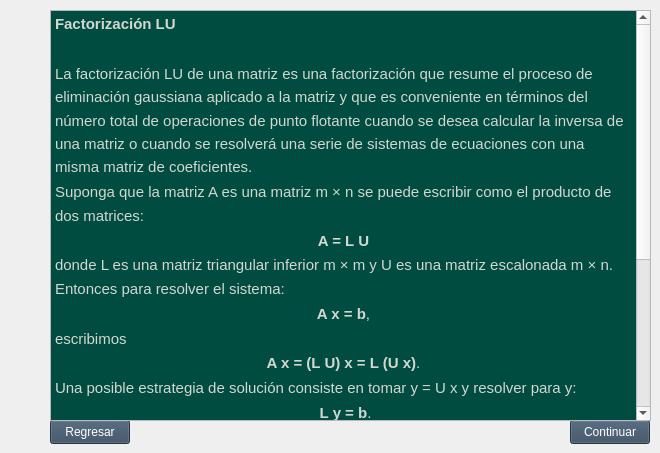
  <widget class="QWidget" name="centralwidget">
   <widget class="QPushButton" name="pushButton">
    <property name="geometry">
     <rect>
      <x>50</x>
      <y>420</y>
      <width>80</width>
      <height>24</height>
     </rect>
    </property>
    <property name="palette">
     <palette>
      <active>
       <colorrole role="WindowText">
        <brush brushstyle="SolidPattern">
         <color alpha="255">
          <red>255</red>
          <green>255</green>
          <blue>255</blue>
         </color>
        </brush>
       </colorrole>
       <colorrole role="Button">
        <brush brushstyle="SolidPattern">
         <color alpha="255">
          <red>53</red>
          <green>73</green>
          <blue>94</blue>
         </color>
        </brush>
       </colorrole>
       <colorrole role="Light">
        <brush brushstyle="SolidPattern">
         <color alpha="255">
          <red>79</red>
          <green>109</green>
          <blue>141</blue>
         </color>
        </brush>
       </colorrole>
       <colorrole role="Midlight">
        <brush brushstyle="SolidPattern">
         <color alpha="255">
          <red>66</red>
          <green>91</green>
          <blue>117</blue>
         </color>
        </brush>
       </colorrole>
       <colorrole role="Dark">
        <brush brushstyle="SolidPattern">
         <color alpha="255">
          <red>26</red>
          <green>36</green>
          <blue>47</blue>
         </color>
        </brush>
       </colorrole>
       <colorrole role="Mid">
        <brush brushstyle="SolidPattern">
         <color alpha="255">
          <red>35</red>
          <green>48</green>
          <blue>62</blue>
         </color>
        </brush>
       </colorrole>
       <colorrole role="Text">
        <brush brushstyle="SolidPattern">
         <color alpha="255">
          <red>255</red>
          <green>255</green>
          <blue>255</blue>
         </color>
        </brush>
       </colorrole>
       <colorrole role="BrightText">
        <brush brushstyle="SolidPattern">
         <color alpha="255">
          <red>255</red>
          <green>255</green>
          <blue>255</blue>
         </color>
        </brush>
       </colorrole>
       <colorrole role="ButtonText">
        <brush brushstyle="SolidPattern">
         <color alpha="255">
          <red>255</red>
          <green>255</green>
          <blue>255</blue>
         </color>
        </brush>
       </colorrole>
       <colorrole role="Base">
        <brush brushstyle="SolidPattern">
         <color alpha="255">
          <red>0</red>
          <green>0</green>
          <blue>0</blue>
         </color>
        </brush>
       </colorrole>
       <colorrole role="Window">
        <brush brushstyle="SolidPattern">
         <color alpha="255">
          <red>53</red>
          <green>73</green>
          <blue>94</blue>
         </color>
        </brush>
       </colorrole>
       <colorrole role="Shadow">
        <brush brushstyle="SolidPattern">
         <color alpha="255">
          <red>0</red>
          <green>0</green>
          <blue>0</blue>
         </color>
        </brush>
       </colorrole>
       <colorrole role="AlternateBase">
        <brush brushstyle="SolidPattern">
         <color alpha="255">
          <red>26</red>
          <green>36</green>
          <blue>47</blue>
         </color>
        </brush>
       </colorrole>
       <colorrole role="ToolTipBase">
        <brush brushstyle="SolidPattern">
         <color alpha="255">
          <red>255</red>
          <green>255</green>
          <blue>220</blue>
         </color>
        </brush>
       </colorrole>
       <colorrole role="ToolTipText">
        <brush brushstyle="SolidPattern">
         <color alpha="255">
          <red>0</red>
          <green>0</green>
          <blue>0</blue>
         </color>
        </brush>
       </colorrole>
       <colorrole role="PlaceholderText">
        <brush brushstyle="SolidPattern">
         <color alpha="128">
          <red>255</red>
          <green>255</green>
          <blue>255</blue>
         </color>
        </brush>
       </colorrole>
      </active>
      <inactive>
       <colorrole role="WindowText">
        <brush brushstyle="SolidPattern">
         <color alpha="255">
          <red>255</red>
          <green>255</green>
          <blue>255</blue>
         </color>
        </brush>
       </colorrole>
       <colorrole role="Button">
        <brush brushstyle="SolidPattern">
         <color alpha="255">
          <red>53</red>
          <green>73</green>
          <blue>94</blue>
         </color>
        </brush>
       </colorrole>
       <colorrole role="Light">
        <brush brushstyle="SolidPattern">
         <color alpha="255">
          <red>79</red>
          <green>109</green>
          <blue>141</blue>
         </color>
        </brush>
       </colorrole>
       <colorrole role="Midlight">
        <brush brushstyle="SolidPattern">
         <color alpha="255">
          <red>66</red>
          <green>91</green>
          <blue>117</blue>
         </color>
        </brush>
       </colorrole>
       <colorrole role="Dark">
        <brush brushstyle="SolidPattern">
         <color alpha="255">
          <red>26</red>
          <green>36</green>
          <blue>47</blue>
         </color>
        </brush>
       </colorrole>
       <colorrole role="Mid">
        <brush brushstyle="SolidPattern">
         <color alpha="255">
          <red>35</red>
          <green>48</green>
          <blue>62</blue>
         </color>
        </brush>
       </colorrole>
       <colorrole role="Text">
        <brush brushstyle="SolidPattern">
         <color alpha="255">
          <red>255</red>
          <green>255</green>
          <blue>255</blue>
         </color>
        </brush>
       </colorrole>
       <colorrole role="BrightText">
        <brush brushstyle="SolidPattern">
         <color alpha="255">
          <red>255</red>
          <green>255</green>
          <blue>255</blue>
         </color>
        </brush>
       </colorrole>
       <colorrole role="ButtonText">
        <brush brushstyle="SolidPattern">
         <color alpha="255">
          <red>255</red>
          <green>255</green>
          <blue>255</blue>
         </color>
        </brush>
       </colorrole>
       <colorrole role="Base">
        <brush brushstyle="SolidPattern">
         <color alpha="255">
          <red>0</red>
          <green>0</green>
          <blue>0</blue>
         </color>
        </brush>
       </colorrole>
       <colorrole role="Window">
        <brush brushstyle="SolidPattern">
         <color alpha="255">
          <red>53</red>
          <green>73</green>
          <blue>94</blue>
         </color>
        </brush>
       </colorrole>
       <colorrole role="Shadow">
        <brush brushstyle="SolidPattern">
         <color alpha="255">
          <red>0</red>
          <green>0</green>
          <blue>0</blue>
         </color>
        </brush>
       </colorrole>
       <colorrole role="AlternateBase">
        <brush brushstyle="SolidPattern">
         <color alpha="255">
          <red>26</red>
          <green>36</green>
          <blue>47</blue>
         </color>
        </brush>
       </colorrole>
       <colorrole role="ToolTipBase">
        <brush brushstyle="SolidPattern">
         <color alpha="255">
          <red>255</red>
          <green>255</green>
          <blue>220</blue>
         </color>
        </brush>
       </colorrole>
       <colorrole role="ToolTipText">
        <brush brushstyle="SolidPattern">
         <color alpha="255">
          <red>0</red>
          <green>0</green>
          <blue>0</blue>
         </color>
        </brush>
       </colorrole>
       <colorrole role="PlaceholderText">
        <brush brushstyle="SolidPattern">
         <color alpha="128">
          <red>255</red>
          <green>255</green>
          <blue>255</blue>
         </color>
        </brush>
       </colorrole>
      </inactive>
      <disabled>
       <colorrole role="WindowText">
        <brush brushstyle="SolidPattern">
         <color alpha="255">
          <red>26</red>
          <green>36</green>
          <blue>47</blue>
         </color>
        </brush>
       </colorrole>
       <colorrole role="Button">
        <brush brushstyle="SolidPattern">
         <color alpha="255">
          <red>53</red>
          <green>73</green>
          <blue>94</blue>
         </color>
        </brush>
       </colorrole>
       <colorrole role="Light">
        <brush brushstyle="SolidPattern">
         <color alpha="255">
          <red>79</red>
          <green>109</green>
          <blue>141</blue>
         </color>
        </brush>
       </colorrole>
       <colorrole role="Midlight">
        <brush brushstyle="SolidPattern">
         <color alpha="255">
          <red>66</red>
          <green>91</green>
          <blue>117</blue>
         </color>
        </brush>
       </colorrole>
       <colorrole role="Dark">
        <brush brushstyle="SolidPattern">
         <color alpha="255">
          <red>26</red>
          <green>36</green>
          <blue>47</blue>
         </color>
        </brush>
       </colorrole>
       <colorrole role="Mid">
        <brush brushstyle="SolidPattern">
         <color alpha="255">
          <red>35</red>
          <green>48</green>
          <blue>62</blue>
         </color>
        </brush>
       </colorrole>
       <colorrole role="Text">
        <brush brushstyle="SolidPattern">
         <color alpha="255">
          <red>26</red>
          <green>36</green>
          <blue>47</blue>
         </color>
        </brush>
       </colorrole>
       <colorrole role="BrightText">
        <brush brushstyle="SolidPattern">
         <color alpha="255">
          <red>255</red>
          <green>255</green>
          <blue>255</blue>
         </color>
        </brush>
       </colorrole>
       <colorrole role="ButtonText">
        <brush brushstyle="SolidPattern">
         <color alpha="255">
          <red>26</red>
          <green>36</green>
          <blue>47</blue>
         </color>
        </brush>
       </colorrole>
       <colorrole role="Base">
        <brush brushstyle="SolidPattern">
         <color alpha="255">
          <red>53</red>
          <green>73</green>
          <blue>94</blue>
         </color>
        </brush>
       </colorrole>
       <colorrole role="Window">
        <brush brushstyle="SolidPattern">
         <color alpha="255">
          <red>53</red>
          <green>73</green>
          <blue>94</blue>
         </color>
        </brush>
       </colorrole>
       <colorrole role="Shadow">
        <brush brushstyle="SolidPattern">
         <color alpha="255">
          <red>0</red>
          <green>0</green>
          <blue>0</blue>
         </color>
        </brush>
       </colorrole>
       <colorrole role="AlternateBase">
        <brush brushstyle="SolidPattern">
         <color alpha="255">
          <red>53</red>
          <green>73</green>
          <blue>94</blue>
         </color>
        </brush>
       </colorrole>
       <colorrole role="ToolTipBase">
        <brush brushstyle="SolidPattern">
         <color alpha="255">
          <red>255</red>
          <green>255</green>
          <blue>220</blue>
         </color>
        </brush>
       </colorrole>
       <colorrole role="ToolTipText">
        <brush brushstyle="SolidPattern">
         <color alpha="255">
          <red>0</red>
          <green>0</green>
          <blue>0</blue>
         </color>
        </brush>
       </colorrole>
       <colorrole role="PlaceholderText">
        <brush brushstyle="SolidPattern">
         <color alpha="128">
          <red>255</red>
          <green>255</green>
          <blue>255</blue>
         </color>
        </brush>
       </colorrole>
      </disabled>
     </palette>
    </property>
    <property name="text">
     <string>Regresar</string>
    </property>
   </widget>
   <widget class="QPushButton" name="pushButton_2">
    <property name="geometry">
     <rect>
      <x>570</x>
      <y>420</y>
      <width>80</width>
      <height>24</height>
     </rect>
    </property>
    <property name="palette">
     <palette>
      <active>
       <colorrole role="WindowText">
        <brush brushstyle="SolidPattern">
         <color alpha="255">
          <red>255</red>
          <green>255</green>
          <blue>255</blue>
         </color>
        </brush>
       </colorrole>
       <colorrole role="Button">
        <brush brushstyle="SolidPattern">
         <color alpha="255">
          <red>53</red>
          <green>73</green>
          <blue>94</blue>
         </color>
        </brush>
       </colorrole>
       <colorrole role="Light">
        <brush brushstyle="SolidPattern">
         <color alpha="255">
          <red>79</red>
          <green>109</green>
          <blue>141</blue>
         </color>
        </brush>
       </colorrole>
       <colorrole role="Midlight">
        <brush brushstyle="SolidPattern">
         <color alpha="255">
          <red>66</red>
          <green>91</green>
          <blue>117</blue>
         </color>
        </brush>
       </colorrole>
       <colorrole role="Dark">
        <brush brushstyle="SolidPattern">
         <color alpha="255">
          <red>26</red>
          <green>36</green>
          <blue>47</blue>
         </color>
        </brush>
       </colorrole>
       <colorrole role="Mid">
        <brush brushstyle="SolidPattern">
         <color alpha="255">
          <red>35</red>
          <green>48</green>
          <blue>62</blue>
         </color>
        </brush>
       </colorrole>
       <colorrole role="Text">
        <brush brushstyle="SolidPattern">
         <color alpha="255">
          <red>255</red>
          <green>255</green>
          <blue>255</blue>
         </color>
        </brush>
       </colorrole>
       <colorrole role="BrightText">
        <brush brushstyle="SolidPattern">
         <color alpha="255">
          <red>255</red>
          <green>255</green>
          <blue>255</blue>
         </color>
        </brush>
       </colorrole>
       <colorrole role="ButtonText">
        <brush brushstyle="SolidPattern">
         <color alpha="255">
          <red>255</red>
          <green>255</green>
          <blue>255</blue>
         </color>
        </brush>
       </colorrole>
       <colorrole role="Base">
        <brush brushstyle="SolidPattern">
         <color alpha="255">
          <red>0</red>
          <green>0</green>
          <blue>0</blue>
         </color>
        </brush>
       </colorrole>
       <colorrole role="Window">
        <brush brushstyle="SolidPattern">
         <color alpha="255">
          <red>53</red>
          <green>73</green>
          <blue>94</blue>
         </color>
        </brush>
       </colorrole>
       <colorrole role="Shadow">
        <brush brushstyle="SolidPattern">
         <color alpha="255">
          <red>0</red>
          <green>0</green>
          <blue>0</blue>
         </color>
        </brush>
       </colorrole>
       <colorrole role="AlternateBase">
        <brush brushstyle="SolidPattern">
         <color alpha="255">
          <red>26</red>
          <green>36</green>
          <blue>47</blue>
         </color>
        </brush>
       </colorrole>
       <colorrole role="ToolTipBase">
        <brush brushstyle="SolidPattern">
         <color alpha="255">
          <red>255</red>
          <green>255</green>
          <blue>220</blue>
         </color>
        </brush>
       </colorrole>
       <colorrole role="ToolTipText">
        <brush brushstyle="SolidPattern">
         <color alpha="255">
          <red>0</red>
          <green>0</green>
          <blue>0</blue>
         </color>
        </brush>
       </colorrole>
       <colorrole role="PlaceholderText">
        <brush brushstyle="SolidPattern">
         <color alpha="128">
          <red>255</red>
          <green>255</green>
          <blue>255</blue>
         </color>
        </brush>
       </colorrole>
      </active>
      <inactive>
       <colorrole role="WindowText">
        <brush brushstyle="SolidPattern">
         <color alpha="255">
          <red>255</red>
          <green>255</green>
          <blue>255</blue>
         </color>
        </brush>
       </colorrole>
       <colorrole role="Button">
        <brush brushstyle="SolidPattern">
         <color alpha="255">
          <red>53</red>
          <green>73</green>
          <blue>94</blue>
         </color>
        </brush>
       </colorrole>
       <colorrole role="Light">
        <brush brushstyle="SolidPattern">
         <color alpha="255">
          <red>79</red>
          <green>109</green>
          <blue>141</blue>
         </color>
        </brush>
       </colorrole>
       <colorrole role="Midlight">
        <brush brushstyle="SolidPattern">
         <color alpha="255">
          <red>66</red>
          <green>91</green>
          <blue>117</blue>
         </color>
        </brush>
       </colorrole>
       <colorrole role="Dark">
        <brush brushstyle="SolidPattern">
         <color alpha="255">
          <red>26</red>
          <green>36</green>
          <blue>47</blue>
         </color>
        </brush>
       </colorrole>
       <colorrole role="Mid">
        <brush brushstyle="SolidPattern">
         <color alpha="255">
          <red>35</red>
          <green>48</green>
          <blue>62</blue>
         </color>
        </brush>
       </colorrole>
       <colorrole role="Text">
        <brush brushstyle="SolidPattern">
         <color alpha="255">
          <red>255</red>
          <green>255</green>
          <blue>255</blue>
         </color>
        </brush>
       </colorrole>
       <colorrole role="BrightText">
        <brush brushstyle="SolidPattern">
         <color alpha="255">
          <red>255</red>
          <green>255</green>
          <blue>255</blue>
         </color>
        </brush>
       </colorrole>
       <colorrole role="ButtonText">
        <brush brushstyle="SolidPattern">
         <color alpha="255">
          <red>255</red>
          <green>255</green>
          <blue>255</blue>
         </color>
        </brush>
       </colorrole>
       <colorrole role="Base">
        <brush brushstyle="SolidPattern">
         <color alpha="255">
          <red>0</red>
          <green>0</green>
          <blue>0</blue>
         </color>
        </brush>
       </colorrole>
       <colorrole role="Window">
        <brush brushstyle="SolidPattern">
         <color alpha="255">
          <red>53</red>
          <green>73</green>
          <blue>94</blue>
         </color>
        </brush>
       </colorrole>
       <colorrole role="Shadow">
        <brush brushstyle="SolidPattern">
         <color alpha="255">
          <red>0</red>
          <green>0</green>
          <blue>0</blue>
         </color>
        </brush>
       </colorrole>
       <colorrole role="AlternateBase">
        <brush brushstyle="SolidPattern">
         <color alpha="255">
          <red>26</red>
          <green>36</green>
          <blue>47</blue>
         </color>
        </brush>
       </colorrole>
       <colorrole role="ToolTipBase">
        <brush brushstyle="SolidPattern">
         <color alpha="255">
          <red>255</red>
          <green>255</green>
          <blue>220</blue>
         </color>
        </brush>
       </colorrole>
       <colorrole role="ToolTipText">
        <brush brushstyle="SolidPattern">
         <color alpha="255">
          <red>0</red>
          <green>0</green>
          <blue>0</blue>
         </color>
        </brush>
       </colorrole>
       <colorrole role="PlaceholderText">
        <brush brushstyle="SolidPattern">
         <color alpha="128">
          <red>255</red>
          <green>255</green>
          <blue>255</blue>
         </color>
        </brush>
       </colorrole>
      </inactive>
      <disabled>
       <colorrole role="WindowText">
        <brush brushstyle="SolidPattern">
         <color alpha="255">
          <red>26</red>
          <green>36</green>
          <blue>47</blue>
         </color>
        </brush>
       </colorrole>
       <colorrole role="Button">
        <brush brushstyle="SolidPattern">
         <color alpha="255">
          <red>53</red>
          <green>73</green>
          <blue>94</blue>
         </color>
        </brush>
       </colorrole>
       <colorrole role="Light">
        <brush brushstyle="SolidPattern">
         <color alpha="255">
          <red>79</red>
          <green>109</green>
          <blue>141</blue>
         </color>
        </brush>
       </colorrole>
       <colorrole role="Midlight">
        <brush brushstyle="SolidPattern">
         <color alpha="255">
          <red>66</red>
          <green>91</green>
          <blue>117</blue>
         </color>
        </brush>
       </colorrole>
       <colorrole role="Dark">
        <brush brushstyle="SolidPattern">
         <color alpha="255">
          <red>26</red>
          <green>36</green>
          <blue>47</blue>
         </color>
        </brush>
       </colorrole>
       <colorrole role="Mid">
        <brush brushstyle="SolidPattern">
         <color alpha="255">
          <red>35</red>
          <green>48</green>
          <blue>62</blue>
         </color>
        </brush>
       </colorrole>
       <colorrole role="Text">
        <brush brushstyle="SolidPattern">
         <color alpha="255">
          <red>26</red>
          <green>36</green>
          <blue>47</blue>
         </color>
        </brush>
       </colorrole>
       <colorrole role="BrightText">
        <brush brushstyle="SolidPattern">
         <color alpha="255">
          <red>255</red>
          <green>255</green>
          <blue>255</blue>
         </color>
        </brush>
       </colorrole>
       <colorrole role="ButtonText">
        <brush brushstyle="SolidPattern">
         <color alpha="255">
          <red>26</red>
          <green>36</green>
          <blue>47</blue>
         </color>
        </brush>
       </colorrole>
       <colorrole role="Base">
        <brush brushstyle="SolidPattern">
         <color alpha="255">
          <red>53</red>
          <green>73</green>
          <blue>94</blue>
         </color>
        </brush>
       </colorrole>
       <colorrole role="Window">
        <brush brushstyle="SolidPattern">
         <color alpha="255">
          <red>53</red>
          <green>73</green>
          <blue>94</blue>
         </color>
        </brush>
       </colorrole>
       <colorrole role="Shadow">
        <brush brushstyle="SolidPattern">
         <color alpha="255">
          <red>0</red>
          <green>0</green>
          <blue>0</blue>
         </color>
        </brush>
       </colorrole>
       <colorrole role="AlternateBase">
        <brush brushstyle="SolidPattern">
         <color alpha="255">
          <red>53</red>
          <green>73</green>
          <blue>94</blue>
         </color>
        </brush>
       </colorrole>
       <colorrole role="ToolTipBase">
        <brush brushstyle="SolidPattern">
         <color alpha="255">
          <red>255</red>
          <green>255</green>
          <blue>220</blue>
         </color>
        </brush>
       </colorrole>
       <colorrole role="ToolTipText">
        <brush brushstyle="SolidPattern">
         <color alpha="255">
          <red>0</red>
          <green>0</green>
          <blue>0</blue>
         </color>
        </brush>
       </colorrole>
       <colorrole role="PlaceholderText">
        <brush brushstyle="SolidPattern">
         <color alpha="128">
          <red>255</red>
          <green>255</green>
          <blue>255</blue>
         </color>
        </brush>
       </colorrole>
      </disabled>
     </palette>
    </property>
    <property name="text">
     <string>Continuar</string>
    </property>
   </widget>
   <widget class="QTextBrowser" name="textBrowser">
    <property name="geometry">
     <rect>
      <x>50</x>
      <y>10</y>
      <width>601</width>
      <height>411</height>
     </rect>
    </property>
    <property name="palette">
     <palette>
      <active>
       <colorrole role="Base">
        <brush brushstyle="SolidPattern">
         <color alpha="255">
          <red>0</red>
          <green>76</green>
          <blue>64</blue>
         </color>
        </brush>
       </colorrole>
       <colorrole role="Shadow">
        <brush brushstyle="SolidPattern">
         <color alpha="255">
          <red>0</red>
          <green>76</green>
          <blue>64</blue>
         </color>
        </brush>
       </colorrole>
       <colorrole role="ToolTipText">
        <brush brushstyle="SolidPattern">
         <color alpha="255">
          <red>0</red>
          <green>76</green>
          <blue>64</blue>
         </color>
        </brush>
       </colorrole>
      </active>
      <inactive>
       <colorrole role="Base">
        <brush brushstyle="SolidPattern">
         <color alpha="255">
          <red>0</red>
          <green>76</green>
          <blue>64</blue>
         </color>
        </brush>
       </colorrole>
       <colorrole role="Shadow">
        <brush brushstyle="SolidPattern">
         <color alpha="255">
          <red>0</red>
          <green>76</green>
          <blue>64</blue>
         </color>
        </brush>
       </colorrole>
       <colorrole role="ToolTipText">
        <brush brushstyle="SolidPattern">
         <color alpha="255">
          <red>0</red>
          <green>76</green>
          <blue>64</blue>
         </color>
        </brush>
       </colorrole>
      </inactive>
      <disabled>
       <colorrole role="Base">
        <brush brushstyle="SolidPattern">
         <color alpha="255">
          <red>0</red>
          <green>76</green>
          <blue>64</blue>
         </color>
        </brush>
       </colorrole>
       <colorrole role="Shadow">
        <brush brushstyle="SolidPattern">
         <color alpha="255">
          <red>0</red>
          <green>76</green>
          <blue>64</blue>
         </color>
        </brush>
       </colorrole>
       <colorrole role="ToolTipText">
        <brush brushstyle="SolidPattern">
         <color alpha="255">
          <red>0</red>
          <green>76</green>
          <blue>64</blue>
         </color>
        </brush>
       </colorrole>
      </disabled>
     </palette>
    </property>
    <property name="html">
     <string>&lt;!DOCTYPE HTML PUBLIC &quot;-//W3C//DTD HTML 4.0//EN&quot; &quot;http://www.w3.org/TR/REC-html40/strict.dtd&quot;&gt;
&lt;html&gt;&lt;head&gt;&lt;meta name=&quot;qrichtext&quot; content=&quot;1&quot; /&gt;&lt;style type=&quot;text/css&quot;&gt;
p, li { white-space: pre-wrap; }
&lt;/style&gt;&lt;/head&gt;&lt;body style=&quot; font-family:'Ubuntu'; font-size:10pt; font-weight:400; font-style:normal;&quot;&gt;
&lt;p align=&quot;justify&quot; style=&quot; margin-top:0px; margin-bottom:0px; margin-left:0px; margin-right:0px; -qt-block-indent:0; text-indent:0px; line-height:138%;&quot;&gt;&lt;a name=&quot;docs-internal-guid-99d43a80-7fff-26ce-e9e0-8e3b01bc2072&quot;&gt;&lt;/a&gt;&lt;span style=&quot; font-family:'Roboto','sans-serif'; font-size:11pt; font-weight:600; color:#d3d7cf; background-color:transparent;&quot;&gt;F&lt;/span&gt;&lt;span style=&quot; font-family:'Roboto','sans-serif'; font-size:11pt; font-weight:600; color:#d3d7cf; background-color:transparent;&quot;&gt;actorización LU&lt;/span&gt;&lt;/p&gt;
&lt;p align=&quot;justify&quot; style=&quot;-qt-paragraph-type:empty; margin-top:0px; margin-bottom:0px; margin-left:0px; margin-right:0px; -qt-block-indent:0; text-indent:0px; line-height:138%; font-family:'Roboto','sans-serif'; font-size:11pt; font-weight:600; color:#d3d7cf;&quot;&gt;&lt;br /&gt;&lt;/p&gt;
&lt;p style=&quot; margin-top:0px; margin-bottom:0px; margin-left:0px; margin-right:0px; -qt-block-indent:0; text-indent:0px; line-height:138%;&quot;&gt;&lt;span style=&quot; font-family:'Roboto','sans-serif'; font-size:11pt; color:#d3d7cf; background-color:transparent;&quot;&gt;La factorización LU de una matriz es una factorización que resume el proceso de eliminación gaussiana aplicado a la matriz y que es conveniente en términos del número total de operaciones de punto flotante cuando se desea calcular la inversa de una matriz o cuando se resolverá una serie de sistemas de ecuaciones con una misma matriz de coeficientes.&lt;/span&gt;&lt;/p&gt;
&lt;p style=&quot; margin-top:0px; margin-bottom:0px; margin-left:0px; margin-right:0px; -qt-block-indent:0; text-indent:0px; line-height:138%;&quot;&gt;&lt;span style=&quot; font-family:'Roboto','sans-serif'; font-size:11pt; color:#d3d7cf; background-color:transparent;&quot;&gt;Suponga que la matriz A es una matriz m × n se puede escribir como el producto de dos matrices:&lt;/span&gt;&lt;/p&gt;
&lt;p align=&quot;center&quot; style=&quot; margin-top:0px; margin-bottom:0px; margin-left:0px; margin-right:0px; -qt-block-indent:0; text-indent:0px; line-height:138%;&quot;&gt;&lt;span style=&quot; font-family:'Roboto','sans-serif'; font-size:11pt; font-weight:696; color:#d3d7cf; background-color:transparent;&quot;&gt;A = L U&lt;/span&gt;&lt;/p&gt;
&lt;p style=&quot; margin-top:0px; margin-bottom:0px; margin-left:0px; margin-right:0px; -qt-block-indent:0; text-indent:0px; line-height:138%;&quot;&gt;&lt;span style=&quot; font-family:'Roboto','sans-serif'; font-size:11pt; color:#d3d7cf; background-color:transparent;&quot;&gt;donde L es una matriz triangular inferior m × m y U es una matriz escalonada m × n. Entonces para resolver el sistema:&lt;/span&gt;&lt;/p&gt;
&lt;p align=&quot;center&quot; style=&quot; margin-top:0px; margin-bottom:0px; margin-left:0px; margin-right:0px; -qt-block-indent:0; text-indent:0px; line-height:138%;&quot;&gt;&lt;span style=&quot; font-family:'Roboto','sans-serif'; font-size:11pt; font-weight:696; color:#d3d7cf; background-color:transparent;&quot;&gt;A x = b&lt;/span&gt;&lt;span style=&quot; font-family:'Roboto','sans-serif'; font-size:11pt; color:#d3d7cf; background-color:transparent;&quot;&gt;,&lt;/span&gt;&lt;/p&gt;
&lt;p style=&quot; margin-top:0px; margin-bottom:0px; margin-left:0px; margin-right:0px; -qt-block-indent:0; text-indent:0px; line-height:138%;&quot;&gt;&lt;span style=&quot; font-family:'Roboto','sans-serif'; font-size:11pt; color:#d3d7cf; background-color:transparent;&quot;&gt;escribimos&lt;/span&gt;&lt;/p&gt;
&lt;p align=&quot;center&quot; style=&quot; margin-top:0px; margin-bottom:0px; margin-left:0px; margin-right:0px; -qt-block-indent:0; text-indent:0px; line-height:138%;&quot;&gt;&lt;span style=&quot; font-family:'Roboto','sans-serif'; font-size:11pt; font-weight:696; color:#d3d7cf; background-color:transparent;&quot;&gt;A x = (L U) x = L (U x)&lt;/span&gt;&lt;span style=&quot; font-family:'Roboto','sans-serif'; font-size:11pt; color:#d3d7cf; background-color:transparent;&quot;&gt;.&lt;/span&gt;&lt;/p&gt;
&lt;p style=&quot; margin-top:0px; margin-bottom:0px; margin-left:0px; margin-right:0px; -qt-block-indent:0; text-indent:0px; line-height:138%;&quot;&gt;&lt;span style=&quot; font-family:'Roboto','sans-serif'; font-size:11pt; color:#d3d7cf; background-color:transparent;&quot;&gt;Una posible estrategia de solución consiste en tomar y = U x y resolver para y:&lt;/span&gt;&lt;/p&gt;
&lt;p align=&quot;center&quot; style=&quot; margin-top:0px; margin-bottom:0px; margin-left:0px; margin-right:0px; -qt-block-indent:0; text-indent:0px; line-height:138%;&quot;&gt;&lt;span style=&quot; font-family:'Roboto','sans-serif'; font-size:11pt; color:#d3d7cf; background-color:transparent;&quot;&gt; &lt;/span&gt;&lt;span style=&quot; font-family:'Roboto','sans-serif'; font-size:11pt; font-weight:696; color:#d3d7cf; background-color:transparent;&quot;&gt;L y = b&lt;/span&gt;&lt;span style=&quot; font-family:'Roboto','sans-serif'; font-size:11pt; color:#d3d7cf; background-color:transparent;&quot;&gt;.&lt;/span&gt;&lt;/p&gt;
&lt;p style=&quot; margin-top:0px; margin-bottom:0px; margin-left:0px; margin-right:0px; -qt-block-indent:0; text-indent:0px; line-height:138%;&quot;&gt;&lt;span style=&quot; font-family:'Roboto','sans-serif'; font-size:11pt; color:#d3d7cf; background-color:transparent;&quot;&gt;Como la matriz L es triangular superior este sistema puede resolverse mediante sustitución hacia abajo, lo cual se hace fácilmente en m2 FLOPS(del inglés floating point operations per second). Una vez con los valores encontrados de y, las incógnitas al sistema inicial se resuelven despejando x de U x = y. Nuevamente, como U es escalonada, este sistema puede resolverse en caso de tener solución mediante sustitución hacia atrás, lo cual es sencillo. Estas observaciones nos dan la pauta para ver la conveniencia de una factorización como la anterior, es decir factorizar A como el producto de una matriz L triangular superior, por otra U la cual es escalonada. Esta factorización se llama usualmente Descomposición LU.&lt;/span&gt;&lt;/p&gt;
&lt;p align=&quot;justify&quot; style=&quot; margin-top:0px; margin-bottom:0px; margin-left:0px; margin-right:0px; -qt-block-indent:0; text-indent:0px;&quot;&gt;&lt;span style=&quot; font-family:'Ubuntu'; color:#d3d7cf;&quot;&gt;&lt;br /&gt;&lt;/span&gt;&lt;/p&gt;&lt;/body&gt;&lt;/html&gt;</string>
    </property>
   </widget>
  </widget>
